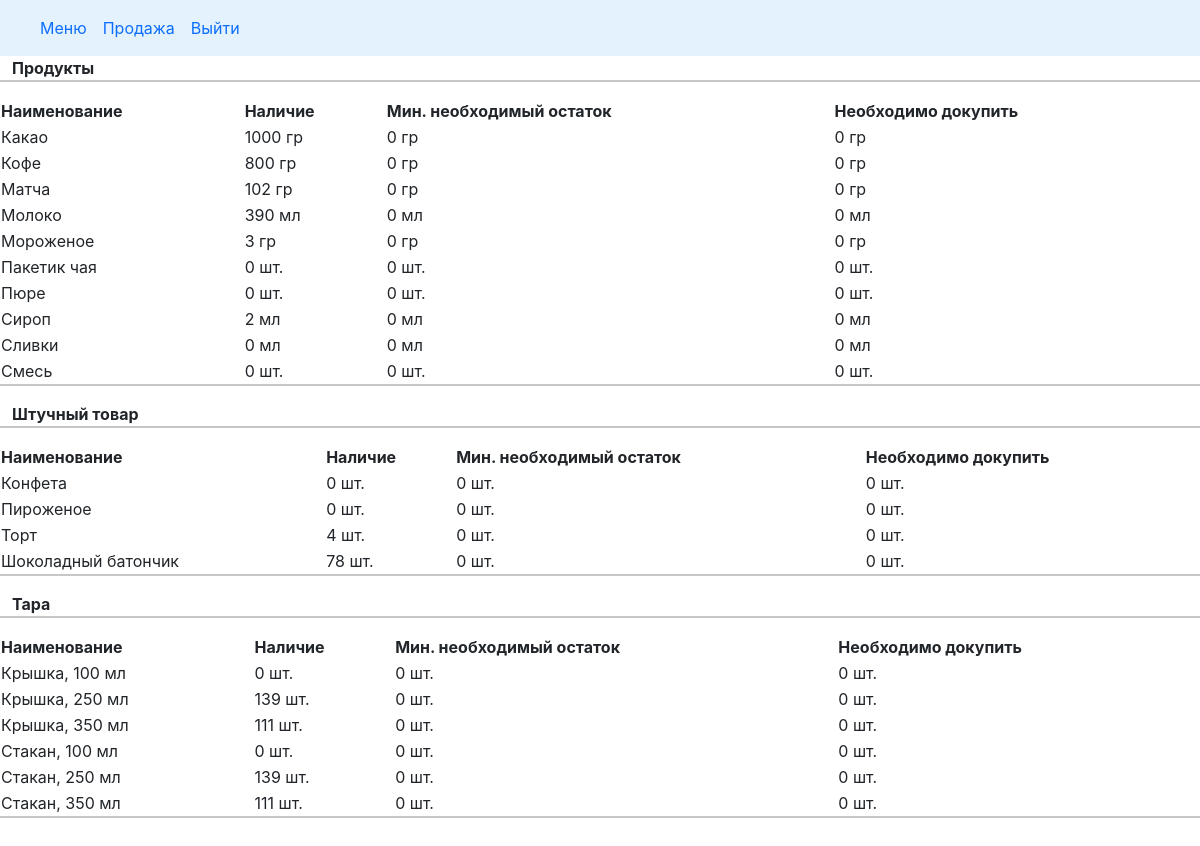
Page /stock on the earlier database version.
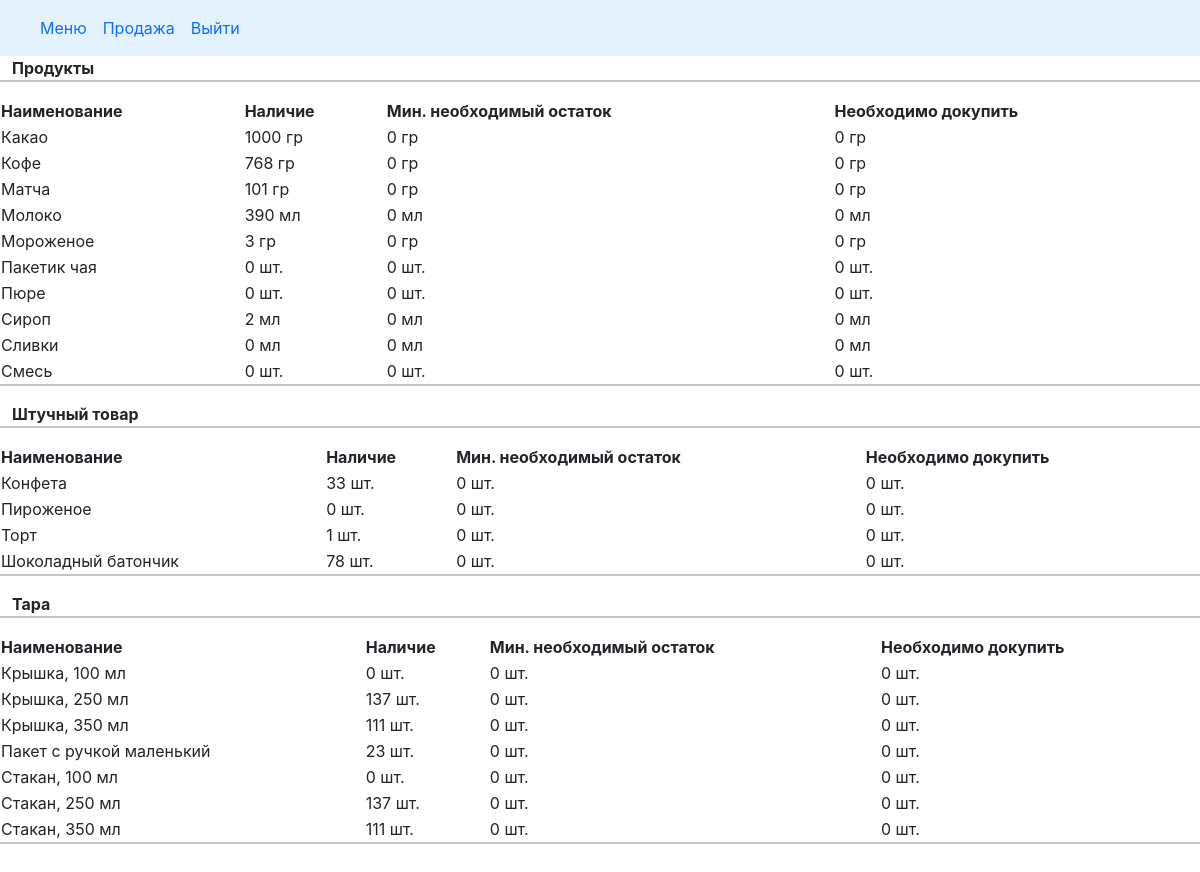
Same page on the later database version.
### cafecrm/models.py (models this page shows, shortened)
class Products(models.Model):
    PRODUCT = 'product'
    SNACK = 'snack'
    TARE = 'tare'
    PRODUCT_TYPE = ((PRODUCT, 'продукт'), (SNACK, 'штучный товар'), (TARE, 'тара'))
    PC = 'шт.'
    ML = 'мл'
    GR = 'гр'
    UNITS = ((PC, 'шт.'), (ML, 'мл'), (GR, 'гр'))
    product_name = models.CharField(max_length=250, verbose_name='Наименование')
    unit = models.CharField(max_length=20, choices=UNITS, verbose_name='Единица измерения')
    product_type = models.CharField(max_length=20, choices=PRODUCT_TYPE, verbose_name='Категория')
    slug = models.SlugField(max_length=200, db_index=True, unique='product_name')
    price = models.DecimalField(max_digits=10, decimal_places=2, default=0.00, verbose_name='Цена')
    stock = models.PositiveIntegerField(default=0, verbose_name='Остаток')
    min_stock = models.PositiveSmallIntegerField(default=0, verbose_name='Минимальный остаток')
    description = models.TextField(blank=True, verbose_name='Описание')
    need_to_order = property(
        lambda self: (self.min_stock - self.stock if self.stock < self.min_stock else 0)
        )
    class Meta:
        verbose_name = 'Product'
        verbose_name_plural = 'Products'
        ordering = ['product_type', 'product_name']
        index_together = (('id', 'slug'),)

### cafecrm/views.py (the view)
# urls.py: path('stock', views.stock, name='stock'),
def stock(request):
    products = Products.objects.filter(product_type='product').order_by('product_name')
    snacks = Products.objects.filter(product_type='snack').order_by('product_name')
    tares = Products.objects.filter(product_type='tare').order_by('product_name')
    return render(request,
                  'cafecrm/stock.html',
                  {'title': 'stock',
                   'products': products,
                   'snacks': snacks,
                   'tares': tares
                   })

### doc_temp/context_processors.py (called while the page is built)
def doc(request):
    return {'doc_temp': Doctemp(request)}

### templates/cafecrm/stock.html (shortened to what this page needs)
{% extends "cafecrm/base.html" %}
{% load static %}
{% block content %}
<div class="row align-items-start"">
    <b>Продукты</b>
    <hr>
    <table class="cart">
        <thead>
        <tr>
            <th>Наименование</th>
            <th>Наличие</th>
            <th>Мин. необходимый остаток</th>
            <th>Необходимо докупить</th>
        </tr>
        </thead>
        <tbody>
        {% for item in products %}
            <tr>
                <td> {{ item.product_name }} </td>
                <td class="num">{{ item.stock }} {{ item.unit  }}</td>
                <td>{{ item.min_stock }} {{ item.unit  }}</td>
            <td>{{ item.need_to_order }} {{ item.unit  }}</td>
            </tr>
        {% endfor %}
        </tbody>
    </table>
    <hr>
    <b>Штучный товар</b>
    <hr>
    <table class="cart">
        <thead>
        <tr>
            <th>Наименование</th>
            <th>Наличие</th>
            <th>Мин. необходимый остаток</th>
            <th>Необходимо докупить</th>
        </tr>
        </thead>
        <tbody>
        {% for item in snacks %}
            <tr>
                <td> {{ item.product_name }} </td>
                <td class="num">{{ item.stock }} {{ item.unit  }}</td>
                <td>{{ item.min_stock }} {{ item.unit  }}</td>
            <td>{{ item.need_to_order }} {{ item.unit  }}</td>
            </tr>
        {% endfor %}
        </tbody>
    </table>
    <hr>
    <b>Тара</b>
    <hr>
    <table class="cart">
        <thead>
        <tr>
            <th>Наименование</th>
            <th>Наличие</th>
            <th>Мин. необходимый остаток</th>
            <th>Необходимо докупить</th>
        </tr>
        </thead>
        <tbody>
        {% for item in tares %}
            <tr>
                <td> {{ item.product_name }} </td>
                <td class="num">{{ item.stock }} {{ item.unit  }}</td>
                <td>{{ item.min_stock }} {{ item.unit  }}</td>
            <td>{{ item.need_to_order }} {{ item.unit  }}</td>
            </tr>
        {% endfor %}
        </tbody>
    </table>
    <hr>
</div>
{% endblock %}

### templates/cafecrm/base.html (shortened to what this page needs)
{% load static %}
<!DOCTYPE html>
<html lang="en">
<head>
    <link href="https://cdn.jsdelivr.net/npm/bootstrap@5.0.0/dist/css/bootstrap.min.css" rel="stylesheet" >
	<link rel="stylesheet" href="https://maxcdn.bootstrapcdn.com/bootstrap/4.0.0-beta.3/css/bootstrap.min.css">
    <link rel="stylesheet" href="{% static 'cafecrm/css/style.css' %}" type="text/css">
</head>
<body>
<div class="container-fluid">
    <div class="row align-items-start" id="nav">
        {% if user.is_superuser %}
    	<nav class="navbar navbar-expand-lg bg-body-tertiary" style="background-color: #e3f2fd;">
			<a class="navbar-brand" href="{% url 'cafecrm:home' %}"><h3>{{ user.first_name }}</h3></a>
		  	<div class="collapse navbar-collapse" id="navbarSupportedContent">
		  		<ul class="navbar-nav mr-auto">
                    <li class="nav-item active">
                        <a class="nav-link" href="{% url 'cafecrm:stock' %}" title="Остатки на складе">Остатки</a>
                    </li>
                    <li class="nav-item active">
                        <a class="nav-link" href="{% url 'cafecrm:menu' %}" title="Что в продаже">Меню</a>
                    </li>
                    <li class="nav-item dropdown">
                        <a class="nav-link dropdown-toggle" href="#" role="button" data-bs-toggle="dropdown" aria-expanded="false">
                        Создать документ: </a>
                        <ul class="dropdown-menu">
                          <li><a class="dropdown-item" href="{% url 'cafecrm:add_simple_product' %}" title="Внести новый продукт">Новый продукт</a></li>
                          <li><a class="dropdown-item" href="{% url 'cafecrm:products' %}">Добавить товар в меню</a></li>
                          <li><a class="dropdown-item" href="{% url 'cafecrm:drinks' %} ">Продажа</a></li>
                          <li><a class="dropdown-item" href="{% url 'cafecrm:products' %}">Приход / расход</a></li>
                        </ul>
                    </li>
                    <li class="nav-item active">
                        <a class="nav-link" href="admin/">Панель администратора</a>
                    </li>
                <li class="nav-item active">
                        <a class="nav-link" href="{% url 'cafecrm:logout' %}">Выйти</a>
                    </li>
                    <li><div class="cart">
    {% with total_items=doc|length %}
        {% if doc|length > 0 %}
            <a href="{% url "doc_temp:doc_detail" %}" style="color: red">
                Есть незаконченный документ
            </a>
        {% endif %}
    {% endwith %}
</div></li>
		  		</ul>
		  	</div>
		</nav>
    {% else %}
        <nav class="navbar navbar-expand-lg bg-body-tertiary" style="background-color: #e3f2fd;">
		  	<div class="collapse navbar-collapse" id="navbarSupportedContent">
		  		<ul class="navbar-nav mr-auto">
                    <li class="nav-item active">
                        <a class="nav-link" href="{% url 'cafecrm:menu' %}">Меню</a>
                    </li>
                    <li class="nav-item active">
                        <a class="nav-link" href="{% url 'cafecrm:drinks' %}">Продажа</a>
                    </li>
                    <li class="nav-item active">
                        <a class="nav-link" href="{% url 'cafecrm:logout' %}">Выйти</a>
                    </li>
		  		</ul>
		  	</div>
		</nav>
    {% endif %}
    </div>
    <div id="content">
        {% block content %}
        {% endblock %}
    </div>
</div>
</body>
</html>

### cafecrm/static/cafecrm/css/style.css (style rules this page uses)
#content { padding-bottom: 5%; }
html,body { margin: 0; padding: 0; height: 100%; }

Differences in the rows shown:
changed Products "Кофе": stock "800" → "768"
changed Products "Матча": stock "102" → "101"
changed Products "Конфета": stock "0" → "33"
changed Products "Торт": stock "4" → "1"
changed Products "Крышка, 250 мл": stock "139" → "137"
added Products: product_name "Пакет с ручкой маленький", stock "23", unit "шт.", min_stock "0", need_to_order "0"
changed Products "Стакан, 250 мл": stock "139" → "137"
